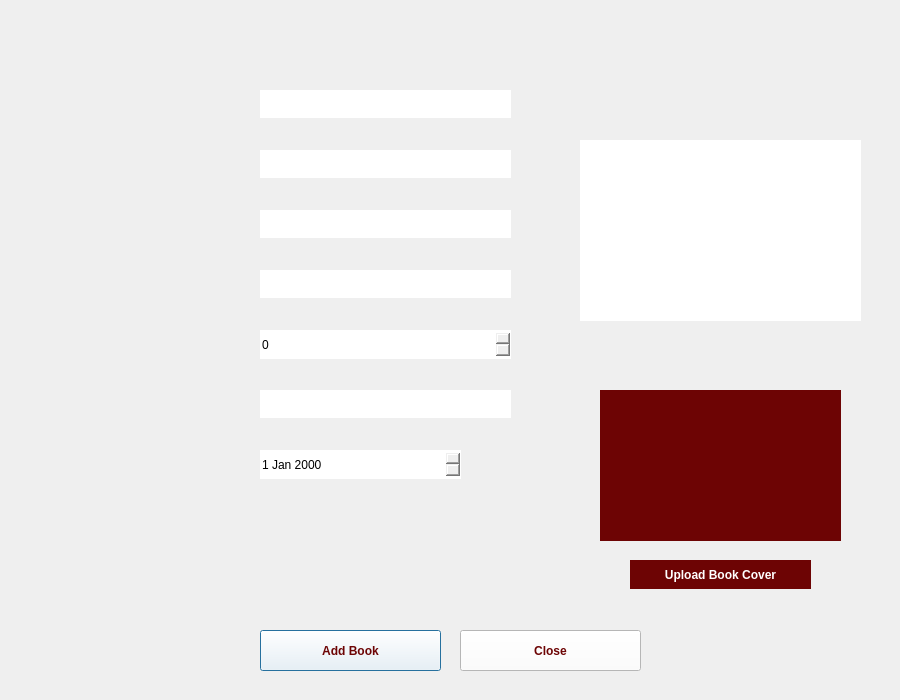
<?xml version="1.0" encoding="UTF-8"?>
<ui version="4.0">
 <class>addBook</class>
 <widget class="QDialog" name="addBook">
  <property name="geometry">
   <rect>
    <x>0</x>
    <y>0</y>
    <width>900</width>
    <height>700</height>
   </rect>
  </property>
  <property name="windowTitle">
   <string>LibTech</string>
  </property>
  <property name="windowIcon">
   <iconset resource="Pictures.qrc">
    <normaloff>:/new/prefix1/pics/LibTechLogo.png</normaloff>:/new/prefix1/pics/LibTechLogo.png</iconset>
  </property>
  <widget class="QLineEdit" name="idLineEdit">
   <property name="geometry">
    <rect>
     <x>260</x>
     <y>90</y>
     <width>251</width>
     <height>28</height>
    </rect>
   </property>
   <property name="styleSheet">
    <string notr="true">border: none</string>
   </property>
  </widget>
  <widget class="QLineEdit" name="bookNameLineEdit">
   <property name="geometry">
    <rect>
     <x>260</x>
     <y>150</y>
     <width>251</width>
     <height>28</height>
    </rect>
   </property>
   <property name="styleSheet">
    <string notr="true">border: none</string>
   </property>
  </widget>
  <widget class="QLineEdit" name="authorLineEdit">
   <property name="geometry">
    <rect>
     <x>260</x>
     <y>210</y>
     <width>251</width>
     <height>28</height>
    </rect>
   </property>
   <property name="styleSheet">
    <string notr="true">border: none</string>
   </property>
   <property name="text">
    <string/>
   </property>
  </widget>
  <widget class="QLineEdit" name="genreLineEdit">
   <property name="geometry">
    <rect>
     <x>260</x>
     <y>270</y>
     <width>251</width>
     <height>28</height>
    </rect>
   </property>
   <property name="styleSheet">
    <string notr="true">border: none</string>
   </property>
  </widget>
  <widget class="QSpinBox" name="quantitySpinBox">
   <property name="geometry">
    <rect>
     <x>260</x>
     <y>330</y>
     <width>251</width>
     <height>29</height>
    </rect>
   </property>
   <property name="styleSheet">
    <string notr="true">border: none</string>
   </property>
  </widget>
  <widget class="QLineEdit" name="publisherLineEdit">
   <property name="geometry">
    <rect>
     <x>260</x>
     <y>390</y>
     <width>251</width>
     <height>28</height>
    </rect>
   </property>
   <property name="styleSheet">
    <string notr="true">border: none</string>
   </property>
  </widget>
  <widget class="QTextEdit" name="descriptionTextEdit">
   <property name="geometry">
    <rect>
     <x>580</x>
     <y>140</y>
     <width>281</width>
     <height>181</height>
    </rect>
   </property>
   <property name="styleSheet">
    <string notr="true">border: none</string>
   </property>
  </widget>
  <widget class="QLabel" name="coverLabel">
   <property name="geometry">
    <rect>
     <x>600</x>
     <y>390</y>
     <width>241</width>
     <height>151</height>
    </rect>
   </property>
   <property name="styleSheet">
    <string notr="true">background-color: rgb(109, 4, 4);</string>
   </property>
   <property name="text">
    <string/>
   </property>
  </widget>
  <widget class="QPushButton" name="addBookButton">
   <property name="geometry">
    <rect>
     <x>260</x>
     <y>630</y>
     <width>181</width>
     <height>41</height>
    </rect>
   </property>
   <property name="font">
    <font>
     <bold>true</bold>
    </font>
   </property>
   <property name="styleSheet">
    <string notr="true">background-color: rgb(255, 255, 255);
color: rgb(109, 4, 4);</string>
   </property>
   <property name="text">
    <string>Add Book</string>
   </property>
  </widget>
  <widget class="QPushButton" name="uploadCoverButton">
   <property name="geometry">
    <rect>
     <x>630</x>
     <y>560</y>
     <width>181</width>
     <height>29</height>
    </rect>
   </property>
   <property name="font">
    <font>
     <bold>true</bold>
    </font>
   </property>
   <property name="styleSheet">
    <string notr="true">background-color: rgb(109, 4, 4);
color: rgb(255, 255, 255);
border: none
</string>
   </property>
   <property name="text">
    <string>Upload Book Cover</string>
   </property>
  </widget>
  <widget class="QDateEdit" name="dateEdit">
   <property name="geometry">
    <rect>
     <x>260</x>
     <y>450</y>
     <width>201</width>
     <height>29</height>
    </rect>
   </property>
   <property name="styleSheet">
    <string notr="true">border: none</string>
   </property>
  </widget>
  <widget class="QLabel" name="label_9">
   <property name="geometry">
    <rect>
     <x>0</x>
     <y>0</y>
     <width>901</width>
     <height>701</height>
    </rect>
   </property>
   <property name="text">
    <string/>
   </property>
   <property name="pixmap">
    <pixmap resource="Pictures.qrc">:/new/prefix1/pics/add.png</pixmap>
   </property>
  </widget>
  <widget class="QPushButton" name="closeButton">
   <property name="geometry">
    <rect>
     <x>460</x>
     <y>630</y>
     <width>181</width>
     <height>41</height>
    </rect>
   </property>
   <property name="font">
    <font>
     <bold>true</bold>
    </font>
   </property>
   <property name="styleSheet">
    <string notr="true">background-color: rgb(255, 255, 255);
color: rgb(109, 4, 4);</string>
   </property>
   <property name="text">
    <string>Close</string>
   </property>
  </widget>
  <zorder>label_9</zorder>
  <zorder>idLineEdit</zorder>
  <zorder>bookNameLineEdit</zorder>
  <zorder>authorLineEdit</zorder>
  <zorder>genreLineEdit</zorder>
  <zorder>quantitySpinBox</zorder>
  <zorder>publisherLineEdit</zorder>
  <zorder>descriptionTextEdit</zorder>
  <zorder>coverLabel</zorder>
  <zorder>addBookButton</zorder>
  <zorder>uploadCoverButton</zorder>
  <zorder>dateEdit</zorder>
  <zorder>closeButton</zorder>
 </widget>
 <resources>
  <include location="Pictures.qrc"/>
 </resources>
 <connections/>
</ui>
